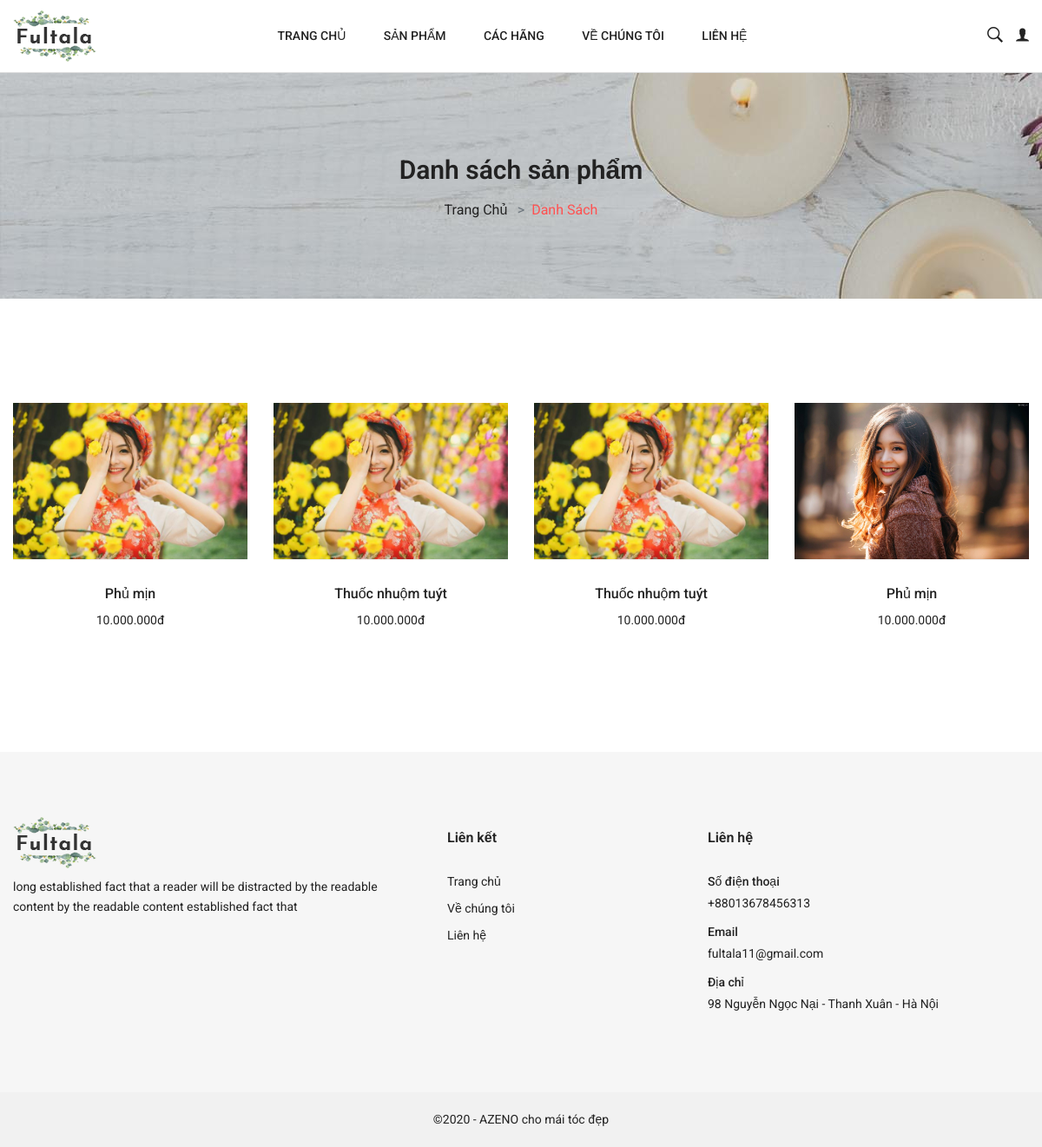
The page /product-list.php?category=azeno-4 on the database its author committed.
### tables this page shows
CREATE TABLE `products` (
  `id` int(11) NOT NULL,
  `id_category` int(11) NOT NULL,
  `id_brand` int(11) NOT NULL,
  `name_product` varchar(100) NOT NULL,
  `price` int(50) NOT NULL,
  `introduce` varchar(200) NOT NULL,
  `how_to_use` varchar(2000) NOT NULL,
  `origin` varchar(50) NOT NULL,
  `images` varchar(100) NOT NULL,
  `admin_add` int(11) NOT NULL,
  `date_created` datetime NOT NULL DEFAULT current_timestamp()
);

### controller/database.php (called while the page is built, shortened)
<?php
class connection {
    protected $host = "localhost";
    protected $user = "root";
    protected $pass = "";
    protected $dbname = "azeno";
    protected static $connection = "";
    public function connect() {
        if (!self::$connection) {
            self::$connection = new mysqli($this->host,$this->user,$this->pass,$this->dbname);
            mysqli_set_charset(self::$connection, "utf8");
        }
        return  self::$connection;
    }
    public function query($sqli,$check) {
        if ($check == "on") {
            $query = mysqli_query($this->connect(),$sqli);
        } else {
            $query = "";
        }
        return $query;
    }
    public function build_query($params) {
        $default = [
            "select" => "",
            "table" => "",
            "where" => "",
            "desc" => "",
            "limit" => "",
            "desclimit" => "",
            "join" => "",
            "orderby" => "",
            "ten_cot" => "",
            "gia_tri_cot" => "",
            "set" => ""
        ];
        $this->cau_query = array_merge($default,$params);
        return $this;
    }
    public function check_where($check) {
        if (trim($check)) {
            return "WHERE ".$check;
        }
        return "";
    }
    public function check_orderby($check) {
        if (trim($check)) {
            return "ORDER BY ".$check;
        }
        return "";
    }
    public function check_limit($check) {
        return "";
    }
    public function check_desclimit($check) {
        if (trim($check)) {
            return "DESC LIMIT ".$check;
        }
        return "";
    }
    public function check_desc($check) {
        return "";
    }
    public function check_join($check) {
        return "";
    }
    public function select() {
        $sqli = "SELECT ".$this->cau_query["select"]." FROM ".$this->cau_query['table']." ".$this->check_join($this->cau_query['join'])." ".$this->check_where($this->cau_query["where"])." ".$this->check_orderby($this->cau_query["orderby"])." ".$this->check_desc($this->cau_query["desc"])." ".$this->check_limit($this->cau_query["limit"])."".$this->check_desclimit($this->cau_query["desclimit"]);
        return $this->query($sqli, "on");
    }
}
$connect = new connection();
?>

### model/utf8tourl.php (called while the page is built)
<?php
function utf8tourl($str) {
  $str = preg_replace("/(à|á|ạ|ả|ã|â|ầ|ấ|ậ|ẩ|ẫ|ă|ằ|ắ|ặ|ẳ|ẵ)/", 'a', $str);
  $str = preg_replace("/(è|é|ẹ|ẻ|ẽ|ê|ề|ế|ệ|ể|ễ)/", 'e', $str);
  $str = preg_replace("/(ì|í|ị|ỉ|ĩ)/", 'i', $str);
  $str = preg_replace("/(ò|ó|ọ|ỏ|õ|ô|ồ|ố|ộ|ổ|ỗ|ơ|ờ|ớ|ợ|ở|ỡ)/", 'o', $str);
  $str = preg_replace("/(ù|ú|ụ|ủ|ũ|ư|ừ|ứ|ự|ử|ữ)/", 'u', $str);
  $str = preg_replace("/(ỳ|ý|ỵ|ỷ|ỹ)/", 'y', $str);
  $str = preg_replace("/(đ)/", 'd', $str);
  $str = preg_replace("/(À|Á|Ạ|Ả|Ã|Â|Ầ|Ấ|Ậ|Ẩ|Ẫ|Ă|Ằ|Ắ|Ặ|Ẳ|Ẵ)/", 'a', $str);
  $str = preg_replace("/(È|É|Ẹ|Ẻ|Ẽ|Ê|Ề|Ế|Ệ|Ể|Ễ)/", 'e', $str);
  $str = preg_replace("/(Ì|Í|Ị|Ỉ|Ĩ)/", 'i', $str);
  $str = preg_replace("/(Ò|Ó|Ọ|Ỏ|Õ|Ô|Ồ|Ố|Ộ|Ổ|Ỗ|Ơ|Ờ|Ớ|Ợ|Ở|Ỡ)/", 'o', $str);
  $str = preg_replace("/(Ù|Ú|Ụ|Ủ|Ũ|Ư|Ừ|Ứ|Ự|Ử|Ữ)/", 'u', $str);
  $str = preg_replace("/(Ỳ|Ý|Ỵ|Ỷ|Ỹ)/", 'y', $str);
  $str = preg_replace("/(Đ)/", 'd', $str);
  $str = preg_replace("/:/", '', $str);
  $str = preg_replace("/- /", '', $str);
  $str = str_replace(" ", "-", str_replace("&*#39;-","",$str));
  $str = str_replace( "ß", "ss", $str);
  $str = str_replace( "%", "", $str);
  $str = str_replace( "'", "", $str);
  $str = str_replace( "‘", "", $str);
  $str = str_replace( "’", "", $str);
  $str = str_replace( "?", "", $str);
  $str = str_replace( "/", "-", $str);
  $str = preg_replace("/[^_a-zA-Z0-9 -] /", "",$str);
  $str = str_replace(array('%20', ' ','(',')'), '-', $str);
  $str = str_replace("----","-",$str);
  $str = str_replace("---","-",$str);
  $str = str_replace("--","-",$str);
  return strtolower($str);
}
?>

### model/formatMoney.php (called while the page is built, shortened)
<?php
	function formatMoney($number, $fractional=false) {
        while (true) {
            $replaced = preg_replace('/(-?\d+)(\d\d\d)/', '$1.$2', $number);
            if ($replaced != $number) {
                $number = $replaced;
            } else {
                break;
            }
        }
        return $number;
    }
?>

### views/show_products_list_category.php (the view, shortened to what this page needs)
<?php
    if (@$_GET['category']) {
        include_once 'model/formatMoney.php';
        $url = $_GET['category'];
        $array = explode('-', $url);
        $count = count($array)-1;
        $id_category = $array[$count];
        if (isset($_GET['page'])) {
            $page = $_GET['page'];
            if (preg_match('/\d/', $page)) {
                $page = $page;
            } else {
                $page = 1;
            }
        } else {
            $page = 1;
        }
        $limit = 12;
        $start = ($page - 1)*$limit;
        $get_data = $connect->build_query([
            "select" => "*",
            "table" => "`products`",
            "where" => "`id_category`='$id_category'",
            "orderby" => "`id`",
            "desclimit" => "$start, $limit"
        ])->select();
        echo '<div class="row">';
        while ($row = mysqli_fetch_array($get_data)) {
            $price = formatMoney($row["price"]);
            echo '
                <div class="col-lg-3 col-md-4 col-sm-6 product-400px">
                    <div class="single-product-wrap">
                        <div class="product-image">
                            <a href="product-details.php?prod='.utf8tourl($row["name_product"]).'-'.$row["id"].'"><img src="admin/image/'.$row['images'].'" alt="Produce Images"></a>
                        </div>
                        <div class="product-content">
                            <h3><a href="product-details.php?prod='.utf8tourl($row["name_product"]).'-'.$row["id"].'">'.$row["name_product"].'</a></h3>
                            <div class="price-box">
                                <span>'.$price.'đ</span>
                            </div>
                        </div>
                    </div>
                </div>
            ';
        }
        echo '</div>';
    } else {
        header('Location: index.php');
    }
?>

### product-list.php (shortened to what this page needs)
<?php
    include_once 'controller/database.php';
    include_once 'model/utf8tourl.php';
 ?>
<!DOCTYPE html>
<html class="no-js" lang="en">
<?php include 'views/header.php';?>
<body>
    <div class="main-wrapper">
        <?php include 'views/navbar.php'; ?>
        <div class="breadcrumb-area section-ptb">
            <div class="container">
                <div class="row">
                    <div class="col-12">
                        <h2 class="breadcrumb-title">Danh sách sản phẩm</h2>
                        <ul class="breadcrumb-list">
                            <li class="breadcrumb-item"><a href="index.php">Trang chủ</a></li>
                            <li class="breadcrumb-item active">Danh sách</li>
                        </ul>
                    </div>
                </div>
            </div>
        </div>
        <div class="main-content-wrap shop-page section-ptb">
            <div class="container">
                <div class="row">
                    <div class="col-lg-12">
                        <div class="shop-product-wrapper">
                            <div class="shop-products-wrap">
                                <div class="tab-content">
                                    <div class="tab-pane active" id="grid">
                                        <div class="shop-product-wrap">
                                            <?php
                                                if (@$_GET['brand']) {
                                                    include_once 'views/show_products_list_brand.php';
                                                } else if (@$_GET['category']) {
                                                    include_once 'views/show_products_list_category.php';
                                                } else if (@$_GET['search']) {
                                                    include_once 'views/show_products_search.php';
                                                } else {
                                                    header('Location: index.php');
                                                }
                                            ?>
                                        </div>
                                    </div>
                                </div>
                            </div>
                        </div>
                    </div>
                </div>
            </div>
        </div>
        <?php include 'views/footer.php'; ?>
    </div>
</body>
</html>

### views/header.php (shortened to what this page needs)
<?php
	echo '
		<head>
            <meta charset="utf-8">
            <meta http-equiv="x-ua-compatible" content="ie=edge">
            <title>Fultala - Flower Shop eCommerce Template </title>
            <meta name="robots" content="noindex, follow" />
            <meta name="description" content="">
            <meta name="viewport" content="width=device-width, initial-scale=1, shrink-to-fit=no">
            <link rel="shortcut icon" type="image/x-icon" href="assets/images/favicon.ico">
            <!-- CSS
        	============================================ -->
            <link rel="stylesheet" href="assets/css/vendor/bootstrap.min.css">
            <link rel="stylesheet" href="assets/css/vendor/ionicons.min.css">
            <link rel="stylesheet" href="assets/css/plugins/slick.css">
            <link rel="stylesheet" href="assets/css/plugins/animation.css">
            <link rel="stylesheet" href="assets/css/plugins/jqueryui.min.css">
            <!--
            <script src="assets/js/vendor/vendor.min.js"></script>
            <script src="assets/js/plugins/plugins.min.js"></script>
            -->
            <link rel="stylesheet" href="assets/css/style.css">
        </head>
	';
?>

### views/navbar.php (shortened to what this page needs)
<header class="fl-header">
    <div class="haeader-bottom-area">
        <div class="container">
            <div class="row align-items-center">
                <div class="col-lg-2 col-md-4 col-5">
                    <div class="logo-area">
                        <a href="index.php"><img src="assets/images/logo/logo.png" alt=""></a>
                    </div>
                </div>
                <div class="col-lg-8 d-none d-lg-block">
                    <div class="main-menu-area text-center">
                        <nav class="main-navigation">
                            <ul>
                                <li class="active"><a href="index.php">Trang chủ</a>
                                </li>
                                <li><a href="javascript: void(0);">Sản phẩm</a>
                                    <?php
                                        $get_data = $connect->build_query([
                                            "select" => "*",
                                            "table" => "category"
                                        ])->select();
                                     ?>
                                </li>
                                <li><a href="javascript: void(0);">Các hãng</a>
                                </li>
                                <li><a href="about-us.php">Về chúng tôi</a></li>
                                <li><a href="contact-us.php">Liên hệ</a></li>
                            </ul>
                        </nav>
                    </div>
                </div>
                <div class="col-lg-2 col-md-8 col-7">
                    <div class="right-blok-box d-flex">
                        <div class="search-wrap">
                            <a href="javascript: void(0);" class="trigger-search"><i class="ion-ios-search-strong"></i></a>
                        </div>
                        <div class="shopping-cart-wrap" style="margin-left: 15px;">
                            <?php
                                if (@$_SESSION['user']) {
                                    echo '
                                        <a href="javascript: void(0);"><i class="ion-ios-person"></i></a>
                                        <ul class="mini-cart">
                                            <li>Xin chào '.$_SESSION['user'].'</li>
                                            <li><a href="change-password.php">Đổi mật khẩu</a></li>
                                            <li><a href="logout.php">Đăng xuất</a></li>
                                        </ul>
                                        ';
                                } else {
                                    echo '<a href="login-register.php"><i class="ion-ios-person"></i></a>';
                                }
                             ?>
                        </div>
                    </div>
                </div>
            </div>
        </div>
    </div>
</header>

### views/footer.php
<?php
	echo '
		<footer>
            <div class="footer-top section-pb section-pt-60">
                <div class="container">
                    <div class="row">
                        <div class="col-lg-5 col-md-6">
                            <div class="widget-footer mt-20">
                                <div class="footer-logo">
                                    <a href="index.php"><img src="assets/images/logo/logo.png" alt=""></a>
                                </div>
                                <p>long established fact that a reader will be distracted by the readable content by the readable content established fact that</p>
                            </div>
                        </div>
                        <div class="col-lg-3 col-md-6">
                            <div class="widget-footer mt-30">
                                <h6 class="title-widget">Liên kết</h6>
                                <ul class="footer-list">
                                    <li><a href="#">Trang chủ</a></li>
                                    <li><a href="#">Về chúng tôi</a></li>
                                    <li><a href="#">Liên hệ</a></li>
                                </ul>
                            </div>
                        </div>
                        <div class="col-lg-4 col-md-6">
                            <div class="widget-footer mt-30">
                                <h6 class="title-widget">Liên hệ</h6>
                                <ul class="footer-contact">
                                    <li>
                                        <label>Số điện thoại</label>
                                        <a href="#">+88013678456313</a>
                                    </li>
                                    <li>
                                        <label>Email</label>
                                        <a href="#">fultala11@gmail.com</a>
                                    </li>
                                    <li>
                                        <label>Địa chỉ</label>
                                        98 Nguyễn Ngọc Nại - Thanh Xuân - Hà Nội
                                    </li>
                                </ul>
                            </div>
                        </div>
                    </div>
                </div>
            </div>
            <div class="footer-bottom">
                <div class="container">
                    <div class="row">
                        <div class="col-lg-12">
                            <div class="copy-right-text text-center">
                                <p>&copy2020 - AZENO cho mái tóc đẹp </p>
                            </div>
                        </div>
                    </div>
                </div>
            </div>
        </footer>
	';
?>

### rows shown on the page
products: images (picture), name_product "Phủ mịn", price "10.000.000"
products: images (picture), name_product "Thuốc nhuộm tuýt", price "10.000.000"
products: images (picture), name_product "Thuốc nhuộm tuýt", price "10.000.000"
products: images (picture), name_product "Phủ mịn", price "10.000.000"
